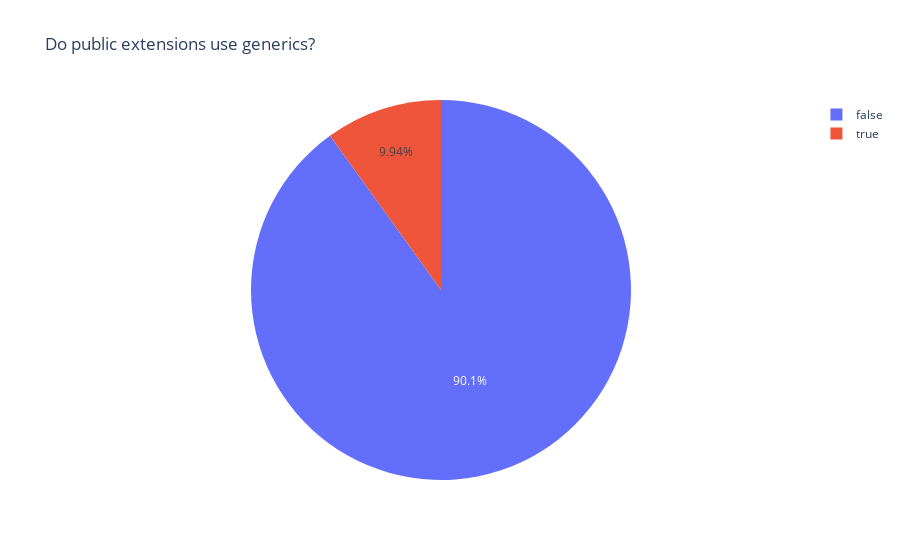

Write notebook code for a chart like this one.
### Markdown cell above
## Type parameters (Generics)

Since extension functions can do what regular methods cannot when used together with generics I expect a considerable number of `public` extension functions to be written with type parameters that are bounded by other types. For example, `<T>` is an unbounded type parameter and `<T : Number>` is bounded by type `Number`.

### Code cell
both['has type params'] = both['type params'].apply(lambda x: x != '')
public = both[both.public == 1]
plx.pie(public, names='has type params', title='Do public extensions use generics?')

### Figure 1 — Plotly figure (JSON) as saved in the notebook; plotly's stock layout.template omitted (floating-point values rounded to 4 significant figures; data arrays with more than 128 entries replaced by an {"elided": "..."} marker saying what was removed)
{"data": [{"domain": {"x": [0, 1], "y": [0, 1]}, "hovertemplate": "has type params=%{label}<extra></extra>", "labels": {"elided": "1409 bool values"}, "legendgroup": "", "name": "", "showlegend": true, "type": "pie"}], "layout": {"legend": {"tracegroupgap": 0}, "title": {"text": "Do public extensions use generics?"}}}
